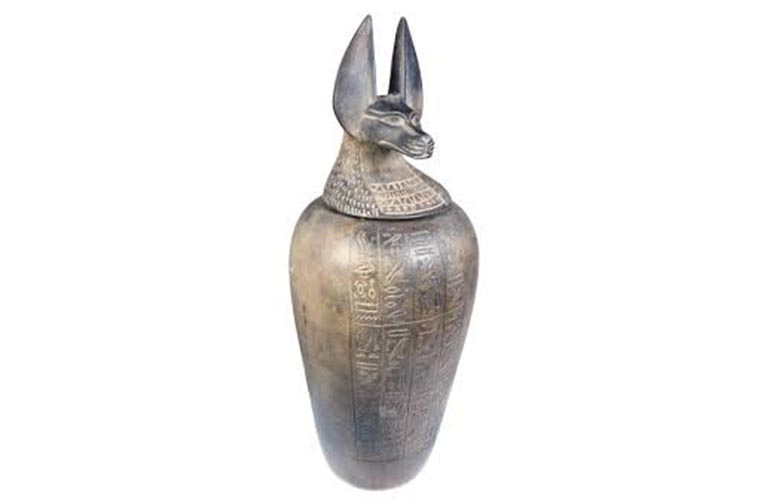
#> input picture Canopic-Jar.jpg, 770 x 500 px, given in place of monitoring_720p.avi, which was not available
$ jupyter execute ch162.ipynb   (text cells are left out)
#> lines starting #> are read from the running program, lines starting #| are printed output that depends on the picture; after the words box and inside, x2 and y2 are one past the last pixel; in counts of white or black regions, pixels touching at a corner belong together; pictures that were not available may be replaced by others from this repository, and a replacement may not be noted
[cell 1]
import numpy as np
import cv2

[cell 2]
cap = cv2.VideoCapture('monitoring_720p.avi')

[cell 3]
# params for ShiTomasi corner detection
feature_params = dict( maxCorners = 100, qualityLevel = 0.3, minDistance = 7, blockSize = 7)

[cell 4]
# Parameters for lucas kanade optical flow
lk_params = dict( winSize = (15,15), maxLevel = 2,
    criteria = (cv2.TERM_CRITERIA_EPS | cv2.TERM_CRITERIA_COUNT, 10, 0.03))

[cell 5]
# Create some random colors
color = np.random.randint(0,255,(100,3))

[cell 6]
# Take first frame and find corners in it
ret, old_frame = cap.read()
#> old_frame is the input picture: shape (500, 770, 3); mean B, G, R 236.6, 237.4, 238.7
old_gray = cv2.cvtColor(old_frame, cv2.COLOR_BGR2GRAY)
p0 = cv2.goodFeaturesToTrack(old_gray, mask = None, **feature_params)
#> p0 = 16 rows, first 8: [385, 94], [403, 18], [429, 155], [368, 213], [369, 16], [390, 185], [430, 139], [375, 214]

[cell 7]
# Create a mask image for drawing purposes
mask = np.zeros_like(old_frame)

[cell 8]
while(1):
    ret,frame = cap.read()
    frame_gray = cv2.cvtColor(frame, cv2.COLOR_BGR2GRAY)

    # calculate optical flow
    p1, st, err = cv2.calcOpticalFlowPyrLK(old_gray, frame_gray, p0, None, **lk_params)
#> p1 has the same summary as p0; st = [1, 1, 1, 1, 1, 1, 1, 1, 1, 1, 1, 1, 1, 1, 1, 1]; err = [0, 0, 0, 0, 0, 0, 0, 0, 0, 0, 0, 0, 0, 0, 0, 0]

    # Select good points
    good_new = p1[st==1]
#> good_new has the same summary as p0
    good_old = p0[st==1]
#> good_old has the same summary as p0

    # draw the tracks
    for i,(new,old) in enumerate(zip(good_new,good_old)):
        a,b = new.ravel()
        c,d = old.ravel()
        mask = cv2.line(mask, (int(a),int(b)), (int(c),int(d)), color[i].tolist(), 2)
        frame = cv2.circle(frame, (int(a),int(b)), 5, color[i].tolist(), -1)
#> this loop made 16 passes
#> (a, b, c, d) on passes 1 to 12: (385, 94, 385, 94), (403, 18, 403, 18), (429, 155, 429, 155), (368, 213, 368, 213), (369, 16, 369, 16), (390, 185, 390, 185), (430, 139, 430, 139), (375, 214, 375, 214), (357, 207, 357, 207), (377, 92, 377, 92), (416, 123, 416, 123), (350, 210, 350, 210)
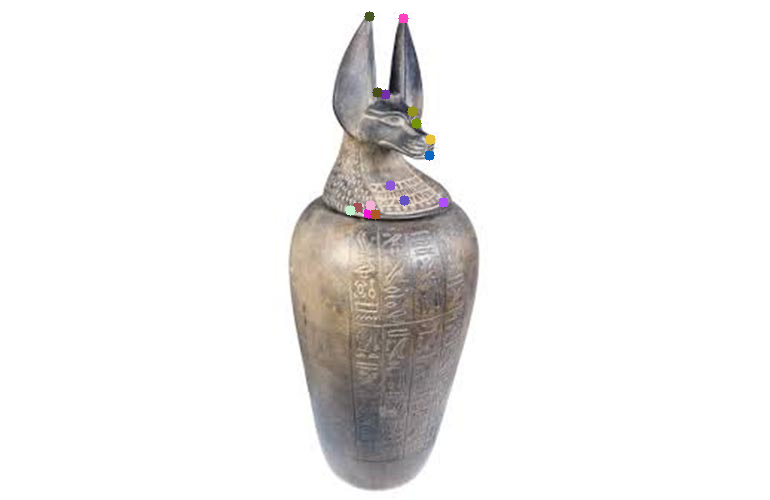
#> frame: shape (500, 770, 3); mean B, G, R 236.5, 237.2, 238.7
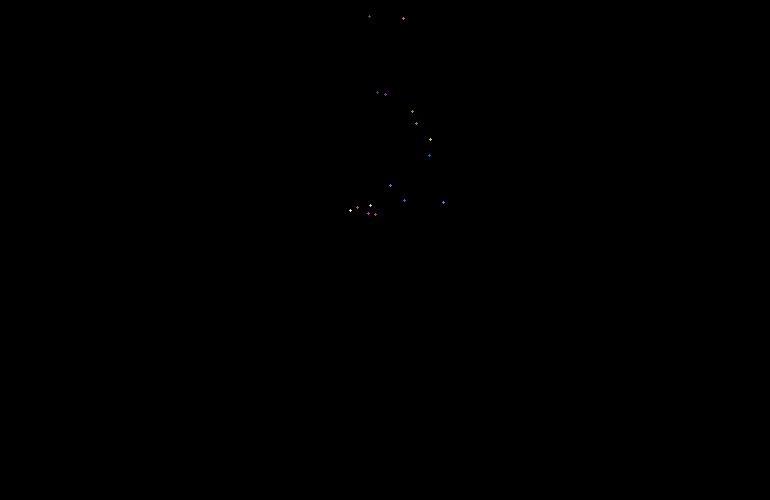
#> mask: shape (500, 770, 3); mean of channels 0, 1, 2 0, 0, 0; drawn as B, G, R

    img = cv2.add(frame,mask)
    cv2.imshow('frame',img)
    k = cv2.waitKey(30) & 0xff
#> (key Esc is pressed here)
    if k == 27:
        break
    # Now update the previous frame and previous points
    old_gray = frame_gray.copy()
    p0 = good_new.reshape(-1,1,2)
cv2.destroyAllWindows()
cap.release()

[cell 9]
import cv2
import numpy as np

[cell 10]
cap = cv2.VideoCapture('monitoring_720p.avi')

[cell 11]
ret, frame1 = cap.read()
prvs = cv2.cvtColor(frame1,cv2.COLOR_BGR2GRAY)
hsv = np.zeros_like(frame1)
hsv[...,1] = 255

[cell 12]
while(1):
    ret, frame2 = cap.read()
    next = cv2.cvtColor(frame2,cv2.COLOR_BGR2GRAY)
    flow = cv2.calcOpticalFlowFarneback(prvs,next, None, 0.5, 3, 15, 3, 5, 1.2, 0)
    mag, ang = cv2.cartToPolar(flow[...,0], flow[...,1])
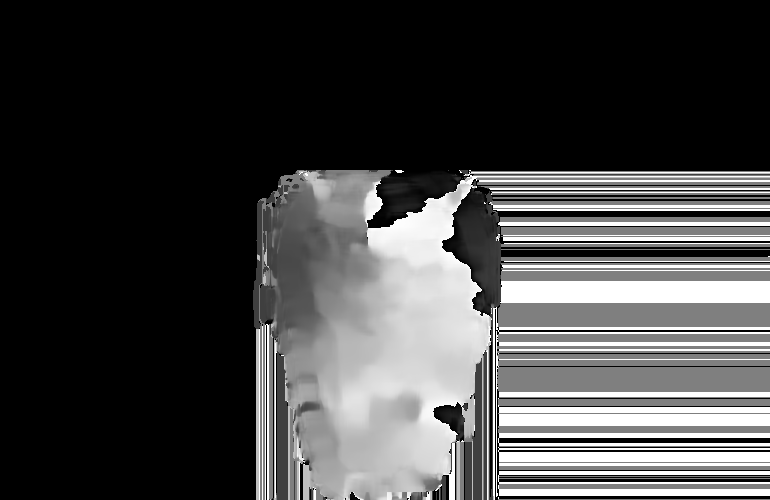
#> ang: shape (500, 770) float32; min 0, max 6.28, mean 1.65; drawn with min black and max white
    hsv[...,0] = ang*180/np.pi/2
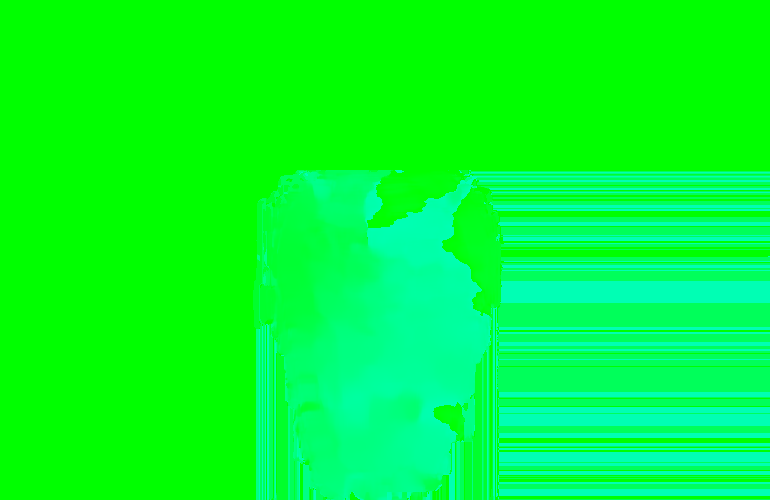
#> hsv: shape (500, 770, 3); mean of channels 0, 1, 2 47.1, 255, 0; drawn as B, G, R
    hsv[...,2] = cv2.normalize(mag,None,0,255,cv2.NORM_MINMAX)
#> hsv: shape (500, 770, 3); 3.71% of pixels changed, all inside (x1, y1, x2, y2) = (280, 257, 479, 500)
    rgb = cv2.cvtColor(hsv,cv2.COLOR_HSV2BGR)
    #rgb = cv2.resize(rgb, (640, 360))
    #frame2 = cv2.resize(frame2, (640, 360))
    cv2.imshow('frame1',rgb)
    cv2.imshow('frame2',frame2)
    k = cv2.waitKey(30) & 0xff
#> (key Esc is pressed here)
    if k == 27:
        break
    elif k == ord('s'):
        cv2.imwrite('opticalfb.png',frame2)
        cv2.imwrite('opticalhsv.png',rgb)
    prvs = next
cap.release()
cv2.destroyAllWindows()
